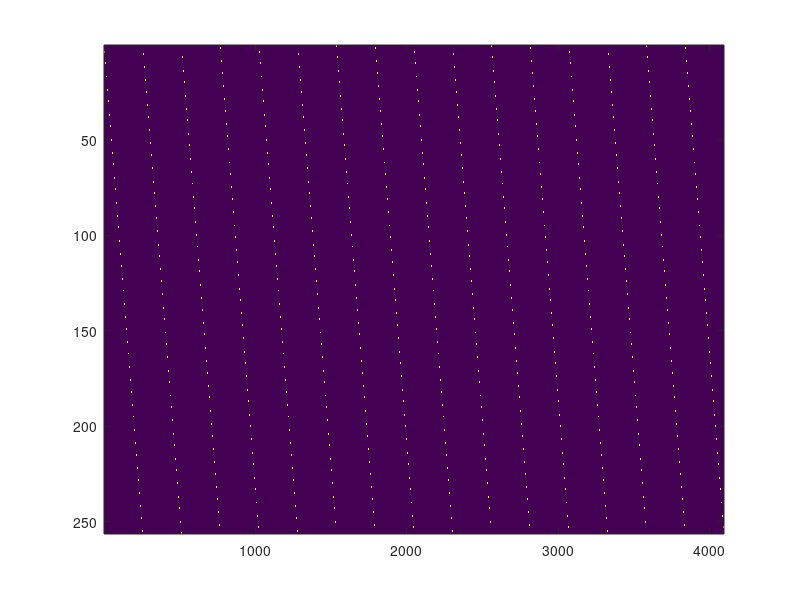
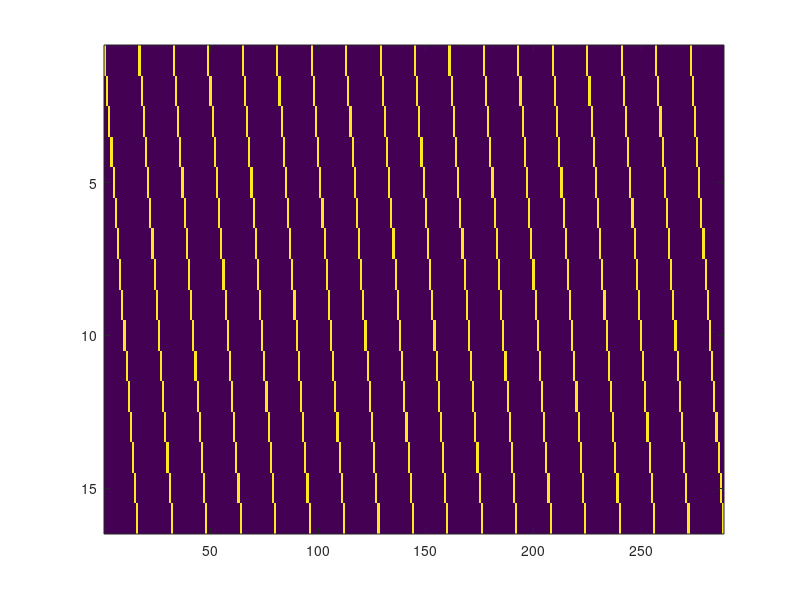

These charts were generated, in order, by the following MATLAB code:
N = 16;
M = 256;

X = rand(N*M,1);
% create operator for integration
a = ones(1,N);
b = eye(M,M);
M = kron(a,b);
figure,imagesc(M)

%function I = time_integration_matrix(w, h, t)
w = 4; h = 4; t = 18;
i = kron(1 : w*h, ones(t, 1));
j = repmat(0 : w * h : w * h * t - 1, [1, w * h]) + kron(1 : w * h, ones(1, t));
I = sparse(i, j, ones(w*t*h, 1), w*h, w*h*t);
figure,imagesc(I)


